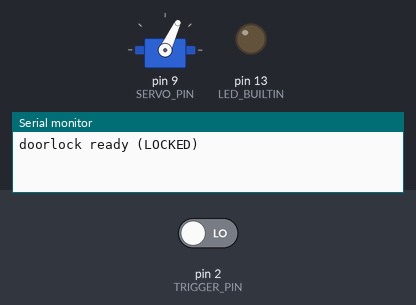
Bench run of a sketch on a simulated Arduino Uno, built with avr-gcc and run on an emulated ATmega328P. On the bench: servo, output pins drawn as LEDs (lit = HIGH), the last lines printed to the serial monitor. Inputs (shaded band) come from the test bench; at power-on: pin 2 (TRIGGER_PIN) LOW.

Above: at 1.8 s.
1.9 s: pin 2 (TRIGGER_PIN) driven HIGH
At 3.2 s:
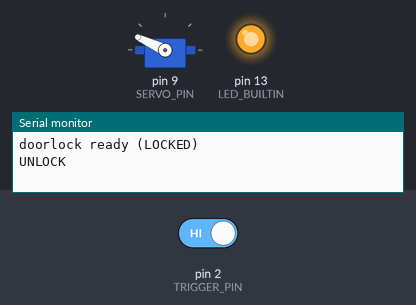
At 8.37 s:
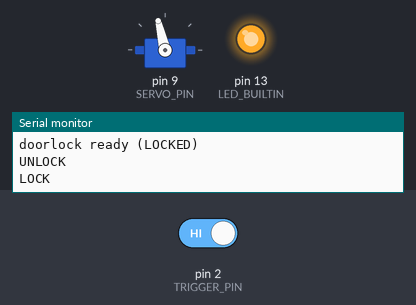
Timing chart, 0 to 10.4 s (numbered marks = the images above; inputs shaded):
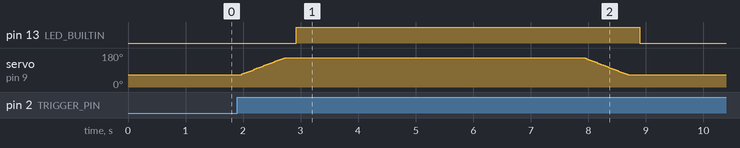

Measured:
- after the input at 1.9 s, pin 13 (LED_BUILTIN): LOW → HIGH after 1.0 s, → LOW 6.0 s later; servo on pin 9 (SERVO_PIN): rises from 65° to 155° in 0.77 s, then falls to 65° in 6.0 s

The sketch:

doorlock_uno.ino
```cpp
// 현관 도어락 (Arduino Uno + SG90). ESP32-CAM 신호를 받으면 열었다가 OPEN_MS 뒤 잠근다.
// 라이브러리: Servo
//
// 배선
//   ESP32-CAM GPIO13 ── D2 (TRIGGER_PIN)
//   ESP32-CAM GND    ── GND
//   SG90 주황(신호)  ── D9 (SERVO_PIN)
//   SG90 빨강(+)     ── 5V
//   SG90 갈색(-)     ── GND
//
// ESP32-CAM 쪽: ../esp32cam/esp32cam.ino 의 DOOR_PIN, DOOR_OPEN_S(=OPEN_MS/1000과 같게)

#include <Servo.h>

const int TRIGGER_PIN = 2;          // ESP32-CAM GPIO13에서 오는 신호
const int SERVO_PIN   = 9;          // SG90 신호선

const int LOCK_ANGLE   = 65;        // 잠김 각도
const int UNLOCK_ANGLE = 155;       // 열림 각도
const unsigned long OPEN_MS     = 5000;   // 열려 있는 시간 (ESP32-CAM의 DOOR_OPEN_S와 같게)
const unsigned long TRIGGER_MS  = 50;     // 이 시간 이상 HIGH여야 진짜 신호로 본다 (잡음 무시)
const unsigned long MOVE_MS     = 600;    // 부팅 때 잠금 위치로 갈 때 기다리는 시간. 그 뒤엔 신호를 끊어 떨림·발열을 줄인다
const int SPEED_PERCENT = 20;             // 열고 닫는 속도 (SG90 최고 속도 대비 %). 100이면 한 번에 휙
const unsigned long SETTLE_MS   = 200;    // 다 돌고 나서 신호를 끊기 전 기다리는 시간

// SG90 최고 속도 약 0.1초/60° (4.8V) → 1°당 약 1.7ms. SPEED_PERCENT만큼 늦춰 1°씩 돌린다
const unsigned long FULL_US_PER_DEG = 1700;
const unsigned long STEP_US = FULL_US_PER_DEG * 100 / SPEED_PERCENT;

Servo servo;

bool          unlocked = false;
unsigned long unlockedAt = 0;
unsigned long highSince = 0;        // D2가 HIGH가 된 시각 (0이면 LOW)
bool          triggerUsed = false;  // 이번 HIGH 펄스로 이미 열었는지
int           currentAngle = LOCK_ANGLE;   // 마지막으로 보낸 각도

// 부팅 때: 지금 위치를 모르니 바로 보내고 MOVE_MS 기다렸다가 신호를 끊는다
void moveTo(int angle)
{
    servo.attach(SERVO_PIN);
    servo.write(angle);
    delay(MOVE_MS);
    servo.detach();
    currentAngle = angle;
}

// 열기·잠그기: 지금 각도에서 1°씩 STEP_US 간격으로 천천히 돌린 뒤 신호를 끊는다
void sweepTo(int angle)
{
    servo.attach(SERVO_PIN);
    int step = (angle > currentAngle) ? 1 : -1;
    for (int a = currentAngle; a != angle; a += step) {
        servo.write(a + step);
        delay(STEP_US / 1000);
        delayMicroseconds(STEP_US % 1000);
    }
    delay(SETTLE_MS);
    servo.detach();
    currentAngle = angle;
}

void setup()
{
    Serial.begin(9600);
    pinMode(TRIGGER_PIN, INPUT);
    pinMode(LED_BUILTIN, OUTPUT);

    moveTo(LOCK_ANGLE);                 // 켜지면 잠금 위치로
    Serial.println("doorlock ready (LOCKED)");
}

void loop()
{
    // 1) ESP32-CAM 신호: TRIGGER_MS 이상 HIGH면 한 번만 열기
    if (digitalRead(TRIGGER_PIN) == HIGH) {
        if (highSince == 0) highSince = millis();
        if (!triggerUsed && millis() - highSince >= TRIGGER_MS) {
            triggerUsed = true;
            if (!unlocked) {
                Serial.println("UNLOCK");
                sweepTo(UNLOCK_ANGLE);
                digitalWrite(LED_BUILTIN, HIGH);
                unlocked = true;
                unlockedAt = millis();
            }
        }
    } else {
        highSince = 0;
        triggerUsed = false;
    }

    // 2) OPEN_MS가 지나면 잠그기
    if (unlocked && millis() - unlockedAt >= OPEN_MS) {
        Serial.println("LOCK");
        sweepTo(LOCK_ANGLE);
        digitalWrite(LED_BUILTIN, LOW);
        unlocked = false;
    }
}
```
